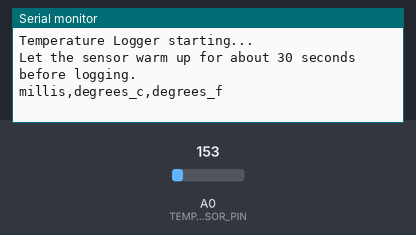
Recording of a sketch running on a simulated Arduino Uno, built with avr-gcc and run on an emulated ATmega328P. Parts: the last lines printed to the serial monitor. The test bench sets the inputs (shaded band); at power-on: A0 (TEMP_SENSOR_PIN) = 153.

Above: at 1.2 s.
1.3 s: A0 (TEMP_SENSOR_PIN) set to 165
At 2.8 s:
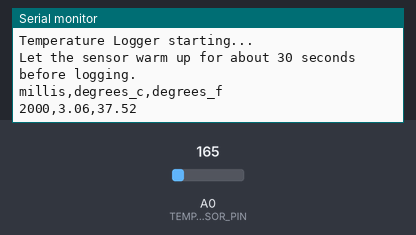
5.5 s: A0 (TEMP_SENSOR_PIN) set to 175
At 7.1 s:
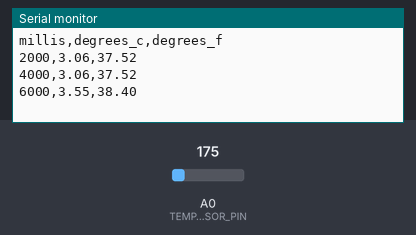
Timing chart, 0 to 8.6 s (numbered marks = the images above; inputs shaded):
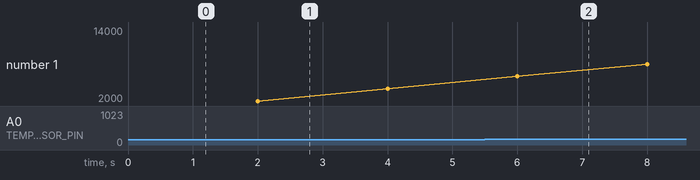

Measured:
- after the input at 1.3 s, the serial monitor: prints a new line after 0.70 s (image 1)
- after the input at 5.5 s, the serial monitor: prints a new line after 0.50 s (image 2)

The sketch:

Temperature-Logger.ino
```cpp
// 025 - Temperature Logger
// Reads a TMP36 analog temperature sensor and logs timestamped temperature
// readings as CSV lines in the Serial Monitor.
// Board: Arduino Uno
// Wiring:
//   TMP36 (flat face toward you, pins left to right): Vout, Vs, GND
//   TMP36 Vout -> analog pin A0
//   TMP36 Vs   -> 5V
//   TMP36 GND  -> GND
//
// IMPORTANT - sensor warm-up:
//   The TMP36 needs a short time after power-up before its readings settle.
//   Wait about 30 seconds after plugging in the board before trusting the
//   numbers, and avoid touching the sensor body with your fingers because
//   body heat will raise the reading by several degrees.

// Pin constant: the TMP36 analog output is on pin A0
const int TEMP_SENSOR_PIN = A0;

// Reference voltage of the Arduino Uno ADC and the TMP36's 0.5 V offset
const float VCC_VOLTS = 5.0;
const float ADC_RESOLUTION = 1023.0;   // 10-bit ADC: 0..1023 steps
const float TMP36_OFFSET_VOLTS = 0.5;  // Sensor outputs 0.5 V at 0 degrees C
const float MV_PER_DEGREE = 10.0;      // Sensor changes by 10 mV per degree C

// Logging interval: one CSV row every 2 seconds
const unsigned long LOG_INTERVAL_MS = 2000;

unsigned long lastLogTime = 0;

void setup() {
  // The TMP36 is an analog device, so A0 is used as an input by default
  pinMode(TEMP_SENSOR_PIN, INPUT);

  Serial.begin(9600);
  Serial.println("Temperature Logger starting...");
  Serial.println("Let the sensor warm up for about 30 seconds before logging.");
  // Print a header row so the data can be pasted straight into a spreadsheet
  Serial.println("millis,degrees_c,degrees_f");
}

// Converts one ADC sample into degrees Celsius using the TMP36 formula
float readTemperatureC() {
  int adcValue = analogRead(TEMP_SENSOR_PIN);

  // Step 1: turn the 0-1023 reading into a voltage between 0 and 5 V
  float volts = adcValue * (VCC_VOLTS / ADC_RESOLUTION);

  // Step 2: remove the sensor's 0.5 V offset at 0 degrees C
  float voltsAboveZero = volts - TMP36_OFFSET_VOLTS;

  // Step 3: 10 mV equals 1 degree, so divide by 0.01 to get degrees Celsius
  return voltsAboveZero / (MV_PER_DEGREE / 100.0);
}

void loop() {
  // Log on a fixed schedule instead of blocking with delay()
  if (millis() - lastLogTime >= LOG_INTERVAL_MS) {
    lastLogTime = millis();

    float tempC = readTemperatureC();

    // Fahrenheit conversion: F = C * 9/5 + 32
    float tempF = (tempC * 9.0 / 5.0) + 32.0;

    // CSV line: elapsed milliseconds, Celsius, Fahrenheit
    Serial.print(millis());
    Serial.print(",");
    Serial.print(tempC, 2);
    Serial.print(",");
    Serial.println(tempF, 2);
  }
}
```
